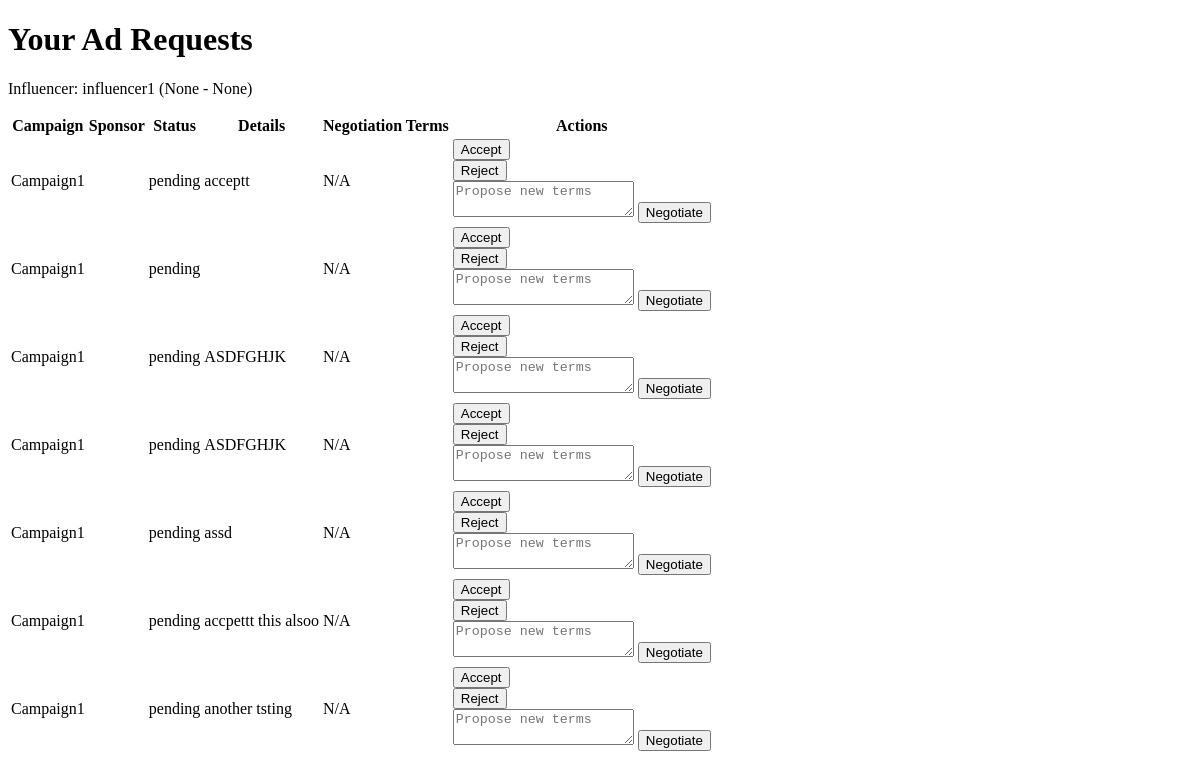
/influencer/ad_requests (signed in), run on an earlier commit of the app's database.
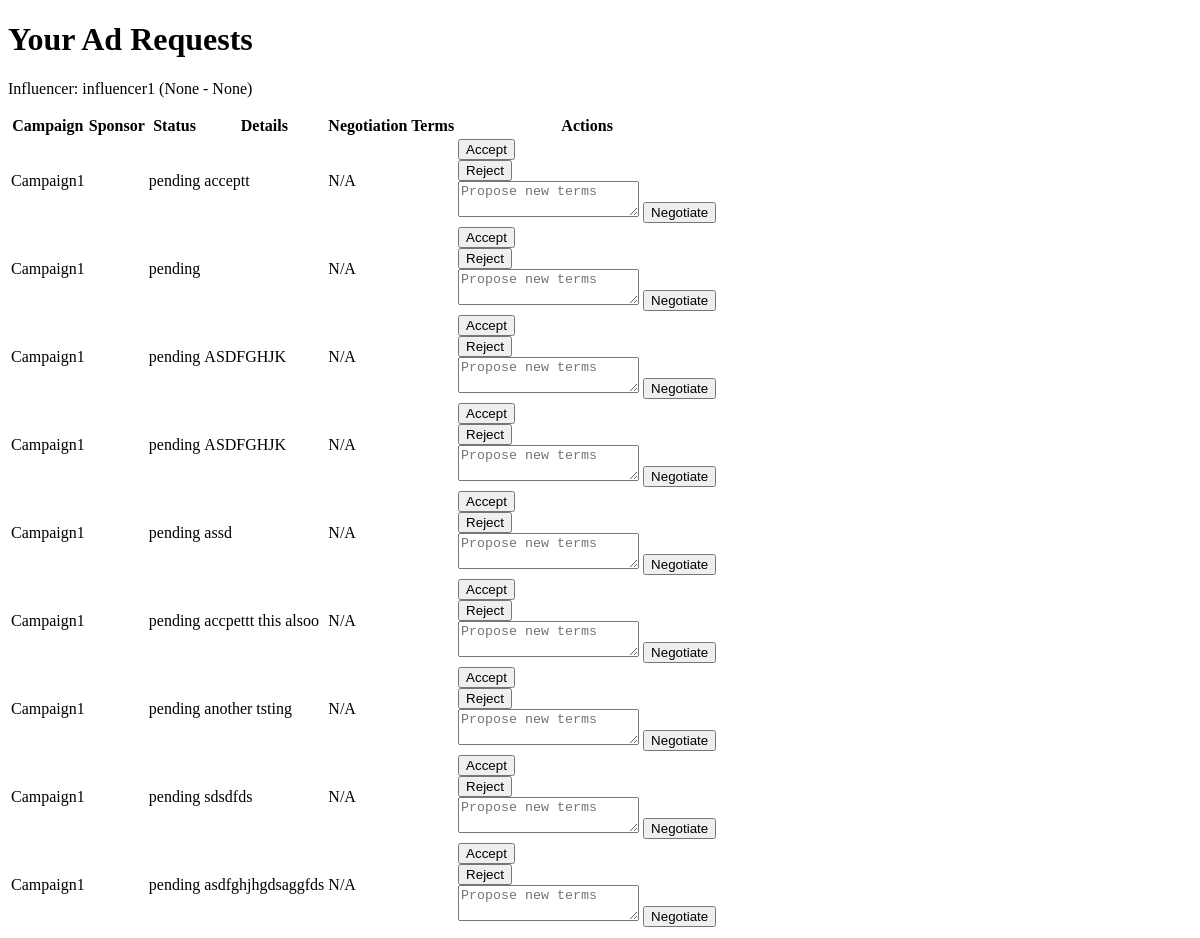
And on a later commit of the database.
### models.py (models this page shows, shortened)
class AdRequest(db.Model):
    id = db.Column(db.Integer, primary_key=True)
    campaign_id = db.Column(db.Integer, db.ForeignKey('campaign.id'), nullable=False)
    influencer_id = db.Column(db.Integer, db.ForeignKey('influencer.id'), nullable=False)
    status = db.Column(db.String(50), nullable=False)  # pending, accepted, rejected, negotiated
    details = db.Column(db.Text)
    negotiation_terms = db.Column(db.Text)
    communication_log = db.Column(db.Text)
    created_at = db.Column(db.DateTime, default=datetime.utcnow)
    updated_at = db.Column(db.DateTime, default=datetime.utcnow, onupdate=datetime.utcnow)
    campaign = db.relationship('Campaign', backref=db.backref('ad_requests', lazy=True))
    influencer = db.relationship('Influencer', backref=db.backref('ad_requests', lazy=True))

class Campaign(db.Model):
    id = db.Column(db.Integer, primary_key=True)
    sponsor_id = db.Column(db.Integer, db.ForeignKey('sponsor.id'), nullable=False)
    title = db.Column(db.String(120), nullable=False)
    description = db.Column(db.Text)
    budget = db.Column(db.Float)
    category = db.Column(db.String(120))
    status = db.Column(db.String(50), nullable=False)  # active, completed, flagged
    start_date = db.Column(db.DateTime)
    end_date = db.Column(db.DateTime)
    is_public = db.Column(db.Boolean, default=True)
    sponsor = db.relationship('Sponsor', backref=db.backref('campaigns', lazy=True))

### app.py (the view)
    @app.route('/influencer/ad_requests', methods=['GET'])
    @login_required
    @influencer_required
    def influencer_ad_requests():
        influencer = Influencer.query.filter_by(user_id=current_user.id).first()
        if not influencer:
            flash('You are not registered as an influencer.', 'error')
            return redirect(url_for('home'))
        ad_requests = AdRequest.query.filter_by(influencer_id=influencer.id).all()
        return render_template('influencer_ad_requests.html', ad_requests=ad_requests, influencer=influencer)

### templates/influencer_ad_requests.html (shortened to what this page needs)
<!DOCTYPE html>
<html lang="en">
<head>
</head>
<body>
    <h1>Your Ad Requests</h1>
    <p>Influencer: {{ influencer.user.username }} ({{ influencer.category }} - {{ influencer.niche }})</p>
    <table>
        <thead>
            <tr>
                <th>Campaign</th>
                <th>Sponsor</th>
                <th>Status</th>
                <th>Details</th>
                <th>Negotiation Terms</th>
                <th>Actions</th>
            </tr>
        </thead>
        <tbody>
            {% for ad_request in ad_requests %}
            <tr>
                <td>{{ ad_request.campaign.title }}</td>
                <td>{{ ad_request.campaign.sponsor.company_name }}</td>
                <td>{{ ad_request.status }}</td>
                <td>{{ ad_request.details }}</td>
                <td>{{ ad_request.negotiation_terms or 'N/A' }}</td>
                <td>
                    {% if ad_request.status == 'pending' %}
                        <form action="{{ url_for('influencer_ad_request_action', id=ad_request.id) }}" method="POST">
                            <input type="submit" value="Accept">
                        </form>
                        <form action="{{ url_for('influencer_ad_request_action', id=ad_request.id) }}" method="POST">
                            <input type="submit" value="Reject">
                        </form>
                        <form action="{{ url_for('influencer_ad_request_action', id=ad_request.id) }}" method="POST">
                            <textarea name="new_terms" placeholder="Propose new terms" required></textarea>
                            <input type="submit" value="Negotiate">
                        </form>
                    {% elif ad_request.status == 'negotiated' %}
                        <p>Waiting for sponsor response</p>
                    {% else %}
                        <p>No actions available</p>
                    {% endif %}
                </td>
            </tr>
            {% endfor %}
        </tbody>
    </table>
</body>
</html>

What changed in the data, as far as the page shows it:
added AdRequest: campaign "Campaign1", status "pending", details "sdsdfds", negotiation_terms "N/A"
added AdRequest: campaign "Campaign1", status "pending", details "asdfghjhgdsaggfds", negotiation_terms "N/A"
